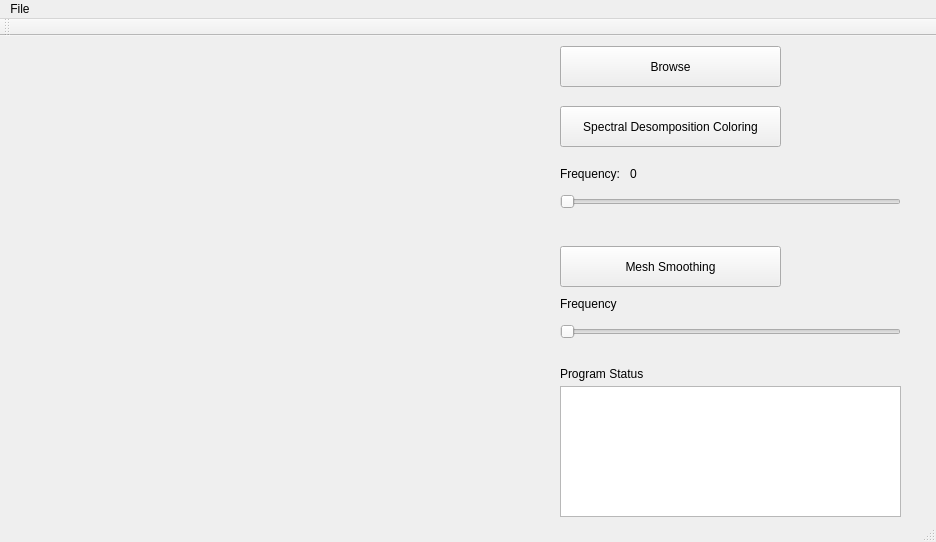
<?xml version="1.0" encoding="UTF-8"?>
<ui version="4.0">
 <class>MainWindow</class>
 <widget class="QMainWindow" name="MainWindow">
  <property name="geometry">
   <rect>
    <x>0</x>
    <y>0</y>
    <width>936</width>
    <height>542</height>
   </rect>
  </property>
  <property name="windowTitle">
   <string>MainWindow</string>
  </property>
  <widget class="QWidget" name="centralWidget">
   <widget class="GLWidget" name="RenderingWidget" native="true">
    <property name="geometry">
     <rect>
      <x>10</x>
      <y>10</y>
      <width>541</width>
      <height>471</height>
     </rect>
    </property>
   </widget>
   <widget class="QPushButton" name="SpecButton">
    <property name="geometry">
     <rect>
      <x>560</x>
      <y>70</y>
      <width>221</width>
      <height>41</height>
     </rect>
    </property>
    <property name="text">
     <string>Spectral Desomposition Coloring</string>
    </property>
   </widget>
   <widget class="QSlider" name="horizontalSlider">
    <property name="geometry">
     <rect>
      <x>560</x>
      <y>150</y>
      <width>341</width>
      <height>31</height>
     </rect>
    </property>
    <property name="orientation">
     <enum>Qt::Horizontal</enum>
    </property>
   </widget>
   <widget class="QLabel" name="label">
    <property name="geometry">
     <rect>
      <x>560</x>
      <y>130</y>
      <width>71</width>
      <height>16</height>
     </rect>
    </property>
    <property name="text">
     <string>Frequency:</string>
    </property>
   </widget>
   <widget class="QPushButton" name="smoothButton">
    <property name="geometry">
     <rect>
      <x>560</x>
      <y>210</y>
      <width>221</width>
      <height>41</height>
     </rect>
    </property>
    <property name="text">
     <string>Mesh Smoothing</string>
    </property>
   </widget>
   <widget class="QSlider" name="horizontalSlider_2">
    <property name="geometry">
     <rect>
      <x>560</x>
      <y>280</y>
      <width>341</width>
      <height>31</height>
     </rect>
    </property>
    <property name="orientation">
     <enum>Qt::Horizontal</enum>
    </property>
   </widget>
   <widget class="QLabel" name="label_2">
    <property name="geometry">
     <rect>
      <x>560</x>
      <y>260</y>
      <width>121</width>
      <height>16</height>
     </rect>
    </property>
    <property name="text">
     <string>Frequency</string>
    </property>
   </widget>
   <widget class="QTextEdit" name="textEdit">
    <property name="geometry">
     <rect>
      <x>560</x>
      <y>350</y>
      <width>341</width>
      <height>131</height>
     </rect>
    </property>
   </widget>
   <widget class="QLabel" name="label_3">
    <property name="geometry">
     <rect>
      <x>560</x>
      <y>330</y>
      <width>121</width>
      <height>16</height>
     </rect>
    </property>
    <property name="text">
     <string>Program Status</string>
    </property>
   </widget>
   <widget class="QPushButton" name="browseButton">
    <property name="geometry">
     <rect>
      <x>560</x>
      <y>10</y>
      <width>221</width>
      <height>41</height>
     </rect>
    </property>
    <property name="text">
     <string>Browse</string>
    </property>
   </widget>
   <widget class="QLabel" name="freqValue">
    <property name="geometry">
     <rect>
      <x>630</x>
      <y>130</y>
      <width>71</width>
      <height>16</height>
     </rect>
    </property>
    <property name="text">
     <string>0</string>
    </property>
   </widget>
  </widget>
  <widget class="QMenuBar" name="menuBar">
   <property name="geometry">
    <rect>
     <x>0</x>
     <y>0</y>
     <width>936</width>
     <height>21</height>
    </rect>
   </property>
   <widget class="QMenu" name="menuFile">
    <property name="title">
     <string>File</string>
    </property>
    <addaction name="actionLoad"/>
   </widget>
   <addaction name="menuFile"/>
  </widget>
  <widget class="QToolBar" name="mainToolBar">
   <attribute name="toolBarArea">
    <enum>TopToolBarArea</enum>
   </attribute>
   <attribute name="toolBarBreak">
    <bool>false</bool>
   </attribute>
  </widget>
  <widget class="QStatusBar" name="statusBar"/>
  <action name="actionLoad">
   <property name="text">
    <string>Browse file</string>
   </property>
  </action>
 </widget>
 <layoutdefault spacing="6" margin="11"/>
 <customwidgets>
  <customwidget>
   <class>GLWidget</class>
   <extends>QWidget</extends>
   <header location="global">myglwidget.h</header>
   <container>1</container>
  </customwidget>
 </customwidgets>
 <resources/>
 <connections/>
</ui>
